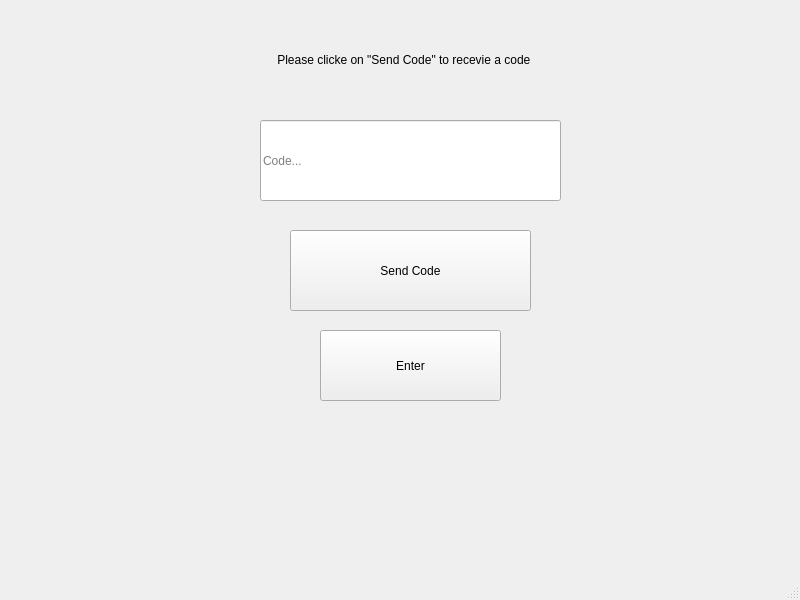
<?xml version="1.0" encoding="UTF-8"?>
<ui version="4.0">
 <class>page3comp</class>
 <widget class="QMainWindow" name="page3comp">
  <property name="geometry">
   <rect>
    <x>0</x>
    <y>0</y>
    <width>800</width>
    <height>600</height>
   </rect>
  </property>
  <property name="windowTitle">
   <string>MainWindow</string>
  </property>
  <widget class="QWidget" name="centralwidget">
   <widget class="QPushButton" name="pushButton">
    <property name="geometry">
     <rect>
      <x>320</x>
      <y>330</y>
      <width>181</width>
      <height>71</height>
     </rect>
    </property>
    <property name="text">
     <string>Enter</string>
    </property>
   </widget>
   <widget class="QLineEdit" name="lineEdit">
    <property name="geometry">
     <rect>
      <x>260</x>
      <y>120</y>
      <width>301</width>
      <height>81</height>
     </rect>
    </property>
    <property name="placeholderText">
     <string>Code...</string>
    </property>
   </widget>
   <widget class="QLabel" name="label">
    <property name="geometry">
     <rect>
      <x>60</x>
      <y>30</y>
      <width>691</width>
      <height>61</height>
     </rect>
    </property>
    <property name="text">
     <string>&lt;html&gt;&lt;head/&gt;&lt;body&gt;&lt;p align=&quot;center&quot;&gt;Please clicke on &amp;quot;Send Code&amp;quot; to recevie a code &lt;/p&gt;&lt;/body&gt;&lt;/html&gt;</string>
    </property>
   </widget>
   <widget class="QPushButton" name="pushButton_2">
    <property name="geometry">
     <rect>
      <x>290</x>
      <y>230</y>
      <width>241</width>
      <height>81</height>
     </rect>
    </property>
    <property name="text">
     <string>Send Code</string>
    </property>
   </widget>
  </widget>
  <widget class="QMenuBar" name="menubar">
   <property name="geometry">
    <rect>
     <x>0</x>
     <y>0</y>
     <width>800</width>
     <height>21</height>
    </rect>
   </property>
  </widget>
  <widget class="QStatusBar" name="statusbar"/>
 </widget>
 <resources/>
 <connections/>
</ui>
